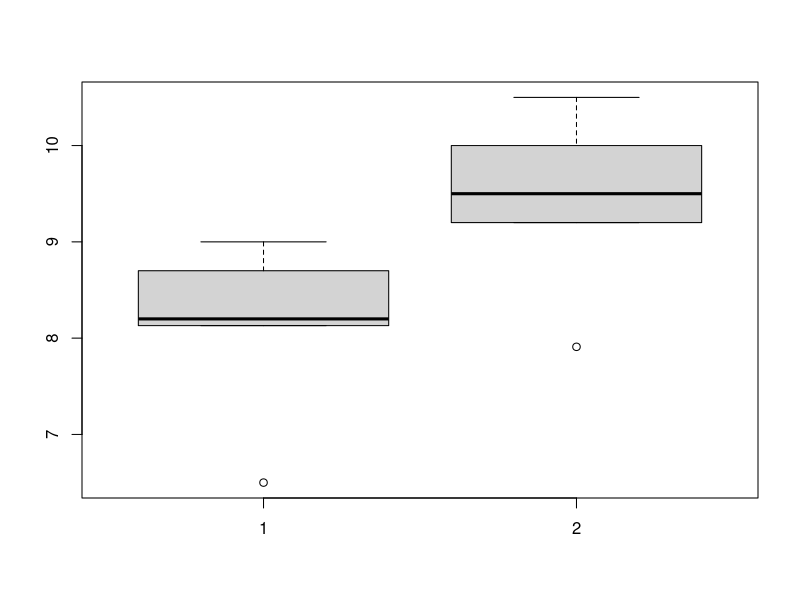
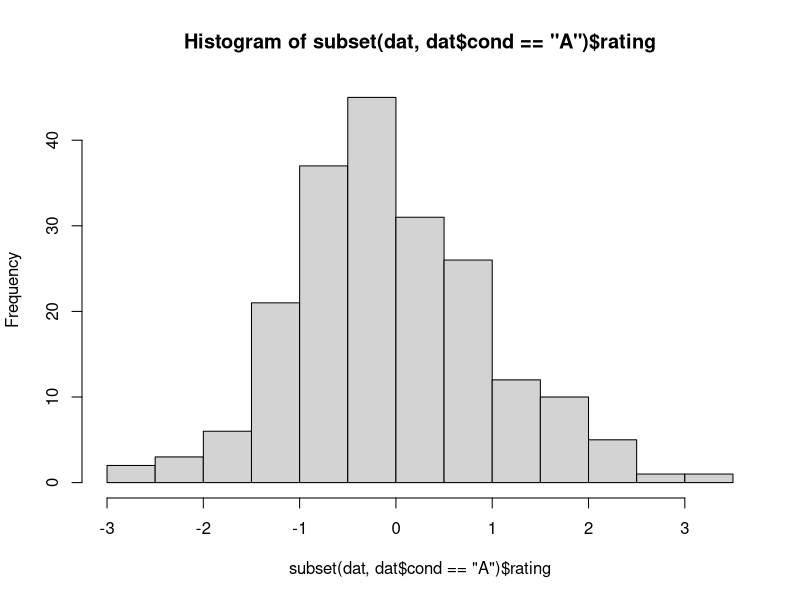
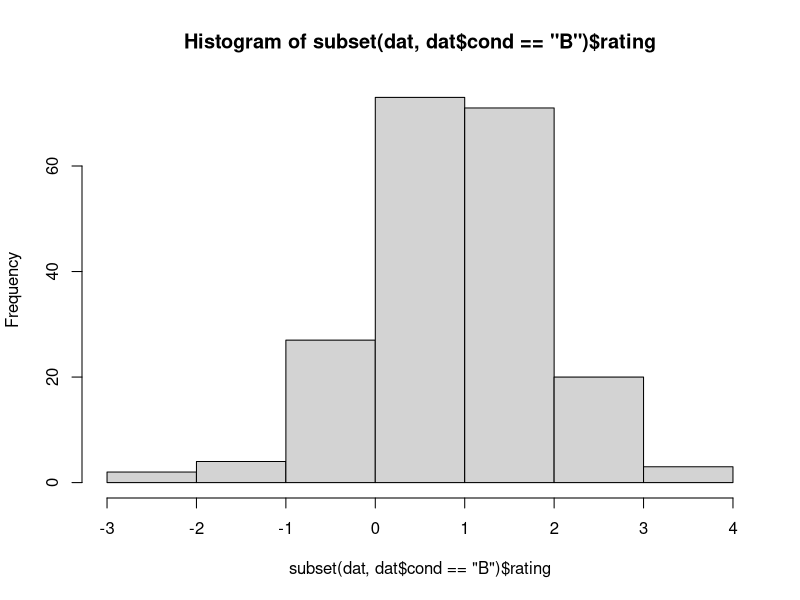

These charts were generated, in order, by the following R code:
## ---- chunk 1
HL = c(8.2, 6.5, 9, 8.7, 8.13)
LL = c(10.5, 9.5, 10, 7.91, 9.2)
## ---- chunk 2
boxplot(HL, LL)
## ---- chunk 3
t.test(HL, LL)
## ---- chunk 4
set.seed(1234)
dat <- data.frame(cond = factor(rep(c("A","B"), each=200)), 
                  rating = c(rnorm(200),rnorm(200, mean=.8)))
## ---- chunk 5
hist(subset(dat, dat$cond=="A")$rating)
## ---- chunk 6
hist(subset(dat, dat$cond=="B")$rating)
## ---- chunk 7
a = sample(subset(dat, dat$cond == "A")$rating, 3)
b = sample(subset(dat, dat$cond == "B")$rating, 3)

t.test(a, b)
## ---- chunk 8
a = sample(subset(dat, dat$cond == "A")$rating, 3)
b = sample(subset(dat, dat$cond == "B")$rating, 3)

t.test(a, b)
## ---- chunk 9
a = sample(subset(dat, dat$cond == "A")$rating, 3)
b = sample(subset(dat, dat$cond == "B")$rating, 3)

t.test(a, b)
## ---- chunk 10
library(pwr)

pwr.t.test(d=1, n=3, sig.level = 0.05)
## ---- chunk 11
pwr.t.test(d=1, n=6, sig.level = 0.05)
